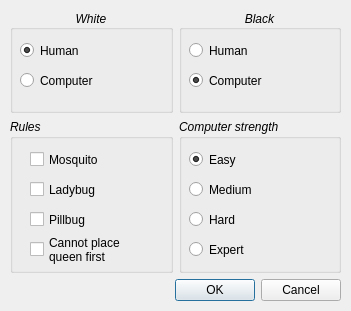
<?xml version="1.0" encoding="UTF-8"?>
<ui version="4.0">
 <class>NewGame</class>
 <widget class="QDialog" name="NewGame">
  <property name="enabled">
   <bool>true</bool>
  </property>
  <property name="geometry">
   <rect>
    <x>0</x>
    <y>0</y>
    <width>351</width>
    <height>311</height>
   </rect>
  </property>
  <property name="sizePolicy">
   <sizepolicy hsizetype="Fixed" vsizetype="Fixed">
    <horstretch>0</horstretch>
    <verstretch>0</verstretch>
   </sizepolicy>
  </property>
  <property name="windowTitle">
   <string>New Game</string>
  </property>
  <property name="toolTip">
   <string notr="true"/>
  </property>
  <property name="statusTip">
   <string notr="true"/>
  </property>
  <property name="whatsThis">
   <string notr="true"/>
  </property>
  <property name="accessibleName">
   <string notr="true"/>
  </property>
  <property name="accessibleDescription">
   <string notr="true"/>
  </property>
  <property name="sizeGripEnabled">
   <bool>false</bool>
  </property>
  <widget class="QWidget" name="verticalLayoutWidget">
   <property name="geometry">
    <rect>
     <x>10</x>
     <y>10</y>
     <width>331</width>
     <height>291</height>
    </rect>
   </property>
   <layout class="QVBoxLayout" name="verticalLayout" stretch="2,3,0">
    <item>
     <layout class="QHBoxLayout" name="horizontalLayout">
      <property name="sizeConstraint">
       <enum>QLayout::SetDefaultConstraint</enum>
      </property>
      <item>
       <widget class="QGroupBox" name="groupBox">
        <property name="maximumSize">
         <size>
          <width>16777215</width>
          <height>16777215</height>
         </size>
        </property>
        <property name="font">
         <font>
          <italic>true</italic>
         </font>
        </property>
        <property name="title">
         <string>White</string>
        </property>
        <property name="alignment">
         <set>Qt::AlignCenter</set>
        </property>
        <widget class="QRadioButton" name="white_human">
         <property name="geometry">
          <rect>
           <x>10</x>
           <y>30</y>
           <width>101</width>
           <height>21</height>
          </rect>
         </property>
         <property name="font">
          <font>
           <italic>false</italic>
          </font>
         </property>
         <property name="acceptDrops">
          <bool>false</bool>
         </property>
         <property name="text">
          <string>Human</string>
         </property>
         <property name="checked">
          <bool>true</bool>
         </property>
        </widget>
        <widget class="QRadioButton" name="white_computer">
         <property name="geometry">
          <rect>
           <x>10</x>
           <y>60</y>
           <width>101</width>
           <height>21</height>
          </rect>
         </property>
         <property name="font">
          <font>
           <italic>false</italic>
          </font>
         </property>
         <property name="text">
          <string>Computer</string>
         </property>
        </widget>
       </widget>
      </item>
      <item>
       <widget class="QGroupBox" name="groupBox_2">
        <property name="maximumSize">
         <size>
          <width>16777215</width>
          <height>16777215</height>
         </size>
        </property>
        <property name="font">
         <font>
          <italic>true</italic>
         </font>
        </property>
        <property name="title">
         <string>Black</string>
        </property>
        <property name="alignment">
         <set>Qt::AlignCenter</set>
        </property>
        <widget class="QRadioButton" name="black_human">
         <property name="geometry">
          <rect>
           <x>10</x>
           <y>30</y>
           <width>101</width>
           <height>21</height>
          </rect>
         </property>
         <property name="font">
          <font>
           <italic>false</italic>
          </font>
         </property>
         <property name="acceptDrops">
          <bool>false</bool>
         </property>
         <property name="text">
          <string>Human</string>
         </property>
         <property name="checked">
          <bool>false</bool>
         </property>
        </widget>
        <widget class="QRadioButton" name="black_computer">
         <property name="geometry">
          <rect>
           <x>10</x>
           <y>60</y>
           <width>101</width>
           <height>21</height>
          </rect>
         </property>
         <property name="font">
          <font>
           <italic>false</italic>
          </font>
         </property>
         <property name="text">
          <string>Computer</string>
         </property>
         <property name="checked">
          <bool>true</bool>
         </property>
        </widget>
       </widget>
      </item>
     </layout>
    </item>
    <item>
     <layout class="QHBoxLayout" name="horizontalLayout_2">
      <item>
       <widget class="QGroupBox" name="groupBox_3">
        <property name="font">
         <font>
          <italic>true</italic>
         </font>
        </property>
        <property name="title">
         <string>Rules</string>
        </property>
        <widget class="QCheckBox" name="mosquito_check">
         <property name="geometry">
          <rect>
           <x>20</x>
           <y>30</y>
           <width>121</width>
           <height>21</height>
          </rect>
         </property>
         <property name="font">
          <font>
           <italic>false</italic>
          </font>
         </property>
         <property name="text">
          <string>Mosquito</string>
         </property>
         <property name="checked">
          <bool>false</bool>
         </property>
        </widget>
        <widget class="QCheckBox" name="ladybug_check">
         <property name="geometry">
          <rect>
           <x>20</x>
           <y>60</y>
           <width>121</width>
           <height>21</height>
          </rect>
         </property>
         <property name="font">
          <font>
           <italic>false</italic>
          </font>
         </property>
         <property name="text">
          <string>Ladybug</string>
         </property>
         <property name="checked">
          <bool>false</bool>
         </property>
        </widget>
        <widget class="QCheckBox" name="pillbug_check">
         <property name="geometry">
          <rect>
           <x>20</x>
           <y>90</y>
           <width>121</width>
           <height>21</height>
          </rect>
         </property>
         <property name="font">
          <font>
           <italic>false</italic>
          </font>
         </property>
         <property name="text">
          <string>Pillbug</string>
         </property>
         <property name="checked">
          <bool>false</bool>
         </property>
        </widget>
        <widget class="QCheckBox" name="queen_first_check">
         <property name="geometry">
          <rect>
           <x>20</x>
           <y>110</y>
           <width>141</width>
           <height>41</height>
          </rect>
         </property>
         <property name="font">
          <font>
           <italic>false</italic>
          </font>
         </property>
         <property name="text">
          <string>Cannot place
queen first</string>
         </property>
         <property name="checked">
          <bool>false</bool>
         </property>
        </widget>
       </widget>
      </item>
      <item>
       <widget class="QGroupBox" name="groupBox_4">
        <property name="font">
         <font>
          <italic>true</italic>
         </font>
        </property>
        <property name="title">
         <string>Computer strength</string>
        </property>
        <widget class="QRadioButton" name="easy">
         <property name="geometry">
          <rect>
           <x>10</x>
           <y>30</y>
           <width>93</width>
           <height>21</height>
          </rect>
         </property>
         <property name="font">
          <font>
           <italic>false</italic>
          </font>
         </property>
         <property name="text">
          <string>Easy</string>
         </property>
         <property name="checked">
          <bool>true</bool>
         </property>
        </widget>
        <widget class="QRadioButton" name="medium">
         <property name="geometry">
          <rect>
           <x>10</x>
           <y>60</y>
           <width>93</width>
           <height>21</height>
          </rect>
         </property>
         <property name="font">
          <font>
           <italic>false</italic>
          </font>
         </property>
         <property name="text">
          <string>Medium</string>
         </property>
        </widget>
        <widget class="QRadioButton" name="hard">
         <property name="geometry">
          <rect>
           <x>10</x>
           <y>90</y>
           <width>93</width>
           <height>21</height>
          </rect>
         </property>
         <property name="font">
          <font>
           <italic>false</italic>
          </font>
         </property>
         <property name="text">
          <string>Hard</string>
         </property>
        </widget>
        <widget class="QRadioButton" name="expert">
         <property name="geometry">
          <rect>
           <x>10</x>
           <y>120</y>
           <width>93</width>
           <height>21</height>
          </rect>
         </property>
         <property name="font">
          <font>
           <italic>false</italic>
          </font>
         </property>
         <property name="text">
          <string>Expert</string>
         </property>
        </widget>
       </widget>
      </item>
     </layout>
    </item>
    <item>
     <widget class="QDialogButtonBox" name="buttonBox">
      <property name="standardButtons">
       <set>QDialogButtonBox::Cancel|QDialogButtonBox::Ok</set>
      </property>
     </widget>
    </item>
   </layout>
  </widget>
 </widget>
 <resources/>
 <connections/>
</ui>
